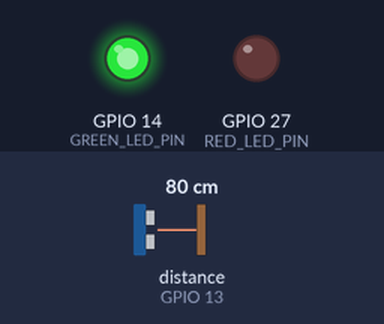
Bench run of a sketch on a simulated ESP32. On the bench: output pins drawn as LEDs (lit = HIGH). Wiring (inferred from the names in the program): ultrasonic range finder: trigger GPIO 12; echo GPIO 13. The test bench sets the inputs (shaded band); at power-on: distance to the obstacle (sensor on GPIO 13) 80 cm. The echo pulse lasts 58.3 µs per cm; WiFi joins after 1.5 s; servers stay silent unless stated; pins used as bus, display or sensor lines are not drawn.

Above: at 3.0 s.
3.1 s: distance to the obstacle (sensor on GPIO 13) set to 55 cm
5.0 s: distance to the obstacle (sensor on GPIO 13) set to 46 cm
At 6.2 s:
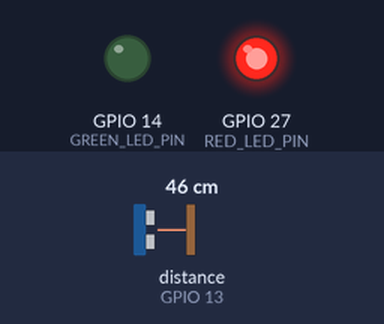
7.3 s: distance to the obstacle (sensor on GPIO 13) set to 60 cm
At 8.9 s:
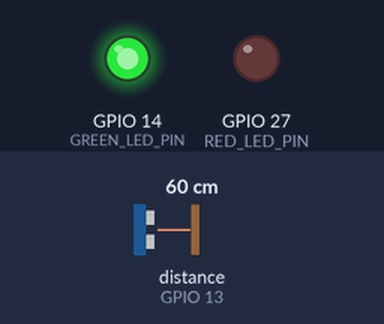
9.3 s: distance to the obstacle (sensor on GPIO 13) set to 2 cm
At 10.3 s:
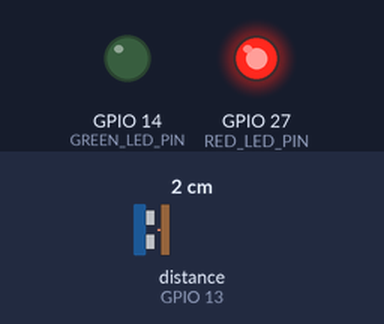
Timing chart, 0 to 12.3 s (numbered marks = the images above; inputs shaded):
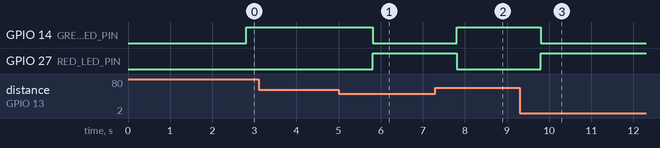

Measured:
- the behaviour switches between 51 and 50 cm on distance to the obstacle (sensor on GPIO 13) (found by bisection; images 0 and 1)
- after the input at 3.1 s, every drawn part: stays the same
- after the input at 5.0 s, GPIO 14 (GREEN_LED_PIN): HIGH → LOW after 0.81 s; GPIO 27 (RED_LED_PIN): LOW → HIGH after 0.81 s
- after the input at 7.3 s, GPIO 14 (GREEN_LED_PIN): LOW → HIGH after 0.51 s; GPIO 27 (RED_LED_PIN): HIGH → LOW after 0.51 s
- after the input at 9.3 s, GPIO 14 (GREEN_LED_PIN): HIGH → LOW after 0.51 s; GPIO 27 (RED_LED_PIN): LOW → HIGH after 0.51 s

The sketch:

_11systemParkir.ino
```cpp
#define BLYNK_TEMPLATE_ID "TMPL6P_UPgtvI"
#define BLYNK_TEMPLATE_NAME "Parkir"
#define BLYNK_AUTH_TOKEN "JcfhzBJ4kIx01GZTzcrsd84PY7uH1YQ5"

#include <WiFi.h>
#include <BlynkSimpleEsp32.h>

#define TRIG_PIN 12
#define ECHO_PIN 13
#define RED_LED_PIN 27
#define GREEN_LED_PIN 14

BlynkTimer timer;

void cekjarak() {
  digitalWrite(TRIG_PIN, LOW);
  delayMicroseconds(2);
  digitalWrite(TRIG_PIN, HIGH);
  delayMicroseconds(10);
  digitalWrite(TRIG_PIN, LOW);

  long duration = pulseIn(ECHO_PIN, HIGH);
  float distance = duration * 0.0343 / 2;

  Blynk.virtualWrite(V0, distance);

  if (distance <= 50.0) {
    digitalWrite(RED_LED_PIN, HIGH);
    digitalWrite(GREEN_LED_PIN, LOW);
    Blynk.virtualWrite(V1, "Mobil sudah dekat dengan dinding\n");
  } else {
    digitalWrite(RED_LED_PIN, LOW);
    digitalWrite(GREEN_LED_PIN, HIGH);
    Blynk.virtualWrite(V1, "Mobil masih bisa mundur\n");
  }
}

void setup() {
  pinMode(TRIG_PIN, OUTPUT);
  pinMode(ECHO_PIN, INPUT);
  pinMode(RED_LED_PIN, OUTPUT);
  pinMode(GREEN_LED_PIN, OUTPUT);

  Blynk.begin(BLYNK_AUTH_TOKEN, "Wokwi-GUEST", "");

  timer.setInterval(1000L, cekjarak);
}

void loop() {
  Blynk.run();
  timer.run();
}
```
